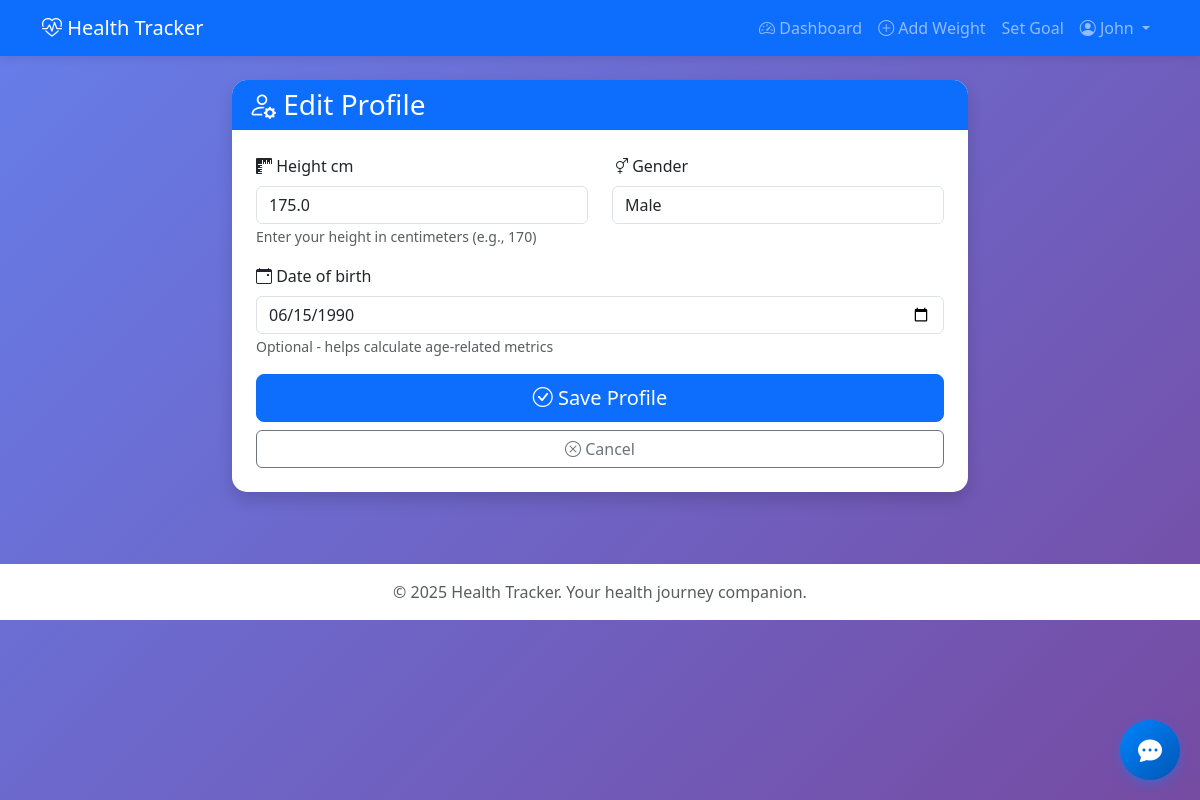
/accounts/profile/setup/ (signed in), run on the app's committed database.
### account/models.py (models this page shows, shortened)
class UserProfile(models.Model):
    GENDER_CHOICES = [
        ('M', 'Male'),
        ('F', 'Female'),
        ('O', 'Other'),
    ]
    user = models.OneToOneField(User, on_delete=models.CASCADE, related_name='profile')
    height_cm = models.FloatField(
        validators=[MinValueValidator(50), MaxValueValidator(300)],
        help_text="Height in centimeters"
    )
    date_of_birth = models.DateField(null=True, blank=True)
    gender = models.CharField(max_length=10, choices=GENDER_CHOICES, default='O')
    created_at = models.DateTimeField(auto_now_add=True)
    updated_at = models.DateTimeField(auto_now=True)
    class Meta:
        verbose_name = "User Profile"
        verbose_name_plural = "User Profiles"

### account/views.py (the view)
# urls.py: path('profile/setup/', views.profile_setup_view, name='profile_setup'),
@login_required
def profile_setup_view(request):
    try:
        profile = request.user.profile
        is_new = False
    except UserProfile.DoesNotExist:
        profile = None
        is_new = True
    if request.method == 'POST':
        form = UserProfileForm(request.POST, instance=profile)
        if form.is_valid():
            profile = form.save(commit=False)
            profile.user = request.user
            profile.save()
            messages.success(request, 'Profile updated successfully!')
            if is_new:
                messages.info(request, 'Now add your current weight to get started.')
                return redirect('accounts:add_weight')
            return redirect('accounts:dashboard')
    else:
        form = UserProfileForm(instance=profile)
    context = {
        'form': form,
        'is_new': is_new
    }
    return render(request, 'accounts/profile_setup.html', context)

### account/forms.py
class UserProfileForm(forms.ModelForm):
    class Meta:
        model = UserProfile
        fields = ['height_cm', 'date_of_birth', 'gender']
        widgets = {
            'date_of_birth': forms.DateInput(attrs={
                'type': 'date',
                'class': 'form-control'
            }),
            'height_cm': forms.NumberInput(attrs={
                'placeholder': 'e.g., 170',
                'class': 'form-control',
                'step': '0.1'
            }),
            'gender': forms.Select(attrs={'class': 'form-control'})
        }
    def __init__(self, *args, **kwargs):
        super().__init__(*args, **kwargs)
        self.fields['date_of_birth'].required = False

### templates/accounts/profile_setup.html (shortened to what this page needs)
{% extends 'base.html' %}
{% block content %}
<div class="row justify-content-center">
    <div class="col-md-8">
        <div class="card shadow">
            <div class="card-header bg-primary text-white">
                <h3 class="mb-0">
                    <i class="bi bi-person-gear"></i>
                    {% if is_new %}Setup Your Profile{% else %}Edit Profile{% endif %}
                </h3>
            </div>
            <div class="card-body p-4">
                <form method="post">
                    <div class="row">
                        <div class="col-md-6 mb-3">
                            <label for="{{ form.height_cm.id_for_label }}" class="form-label">
                                <i class="bi bi-rulers"></i> {{ form.height_cm.label }}
                            </label>
                            {{ form.height_cm }}
                            <small class="form-text text-muted">Enter your height in centimeters (e.g., 170)</small>
                        </div>
                        <div class="col-md-6 mb-3">
                            <label for="{{ form.gender.id_for_label }}" class="form-label">
                                <i class="bi bi-gender-ambiguous"></i> {{ form.gender.label }}
                            </label>
                            {{ form.gender }}
                        </div>
                    </div>
                    <div class="mb-3">
                        <label for="{{ form.date_of_birth.id_for_label }}" class="form-label">
                            <i class="bi bi-calendar-event"></i> {{ form.date_of_birth.label }}
                        </label>
                        {{ form.date_of_birth }}
                        <small class="form-text text-muted">Optional - helps calculate age-related metrics</small>
                    </div>
                    <div class="d-grid gap-2">
                        <button type="submit" class="btn btn-primary btn-lg">
                            <i class="bi bi-check-circle"></i> Save Profile
                        </button>
                        {% if not is_new %}
                        <a href="{% url 'accounts:dashboard' %}" class="btn btn-outline-secondary">
                            <i class="bi bi-x-circle"></i> Cancel
                        </a>
                        {% endif %}
                    </div>
                </form>
            </div>
        </div>
    </div>
</div>
{% endblock %}

### templates/base.html (shortened to what this page needs)
<!DOCTYPE html>
<html lang="en">
<head>
    {% load static %}
    <link href="https://cdn.jsdelivr.net/npm/bootstrap@5.3.0/dist/css/bootstrap.min.css" rel="stylesheet">
    <link rel="stylesheet" href="https://cdn.jsdelivr.net/npm/bootstrap-icons@1.10.0/font/bootstrap-icons.css">
</head>
<body>
    {% if user.is_authenticated %}
    <nav class="navbar navbar-expand-lg navbar-dark bg-primary sticky-top">
        <div class="container">
            <a class="navbar-brand" href="{% url 'accounts:dashboard' %}">
                <i class="bi bi-heart-pulse"></i> Health Tracker
            </a>
            <div class="collapse navbar-collapse" id="navbarNav">
                <ul class="navbar-nav ms-auto">
                    <li class="nav-item">
                        <a class="nav-link {% if request.resolver_match.url_name == 'dashboard' %}active{% endif %}" href="{% url 'accounts:dashboard' %}">
                            <i class="bi bi-speedometer2"></i> Dashboard
                        </a>
                    </li>
                    <li class="nav-item">
                        <a class="nav-link {% if request.resolver_match.url_name == 'add_weight' %}active{% endif %}" href="{% url 'accounts:add_weight' %}">
                            <i class="bi bi-plus-circle"></i> Add Weight
                        </a>
                    </li>
                    <li class="nav-item">
                        <a class="nav-link {% if request.resolver_match.url_name == 'set_goal' %}active{% endif %}" href="{% url 'accounts:set_goal' %}">
                             Set Goal
                        </a>
                    </li>
                    <li class="nav-item dropdown">
                        <a class="nav-link dropdown-toggle" href="#" id="userDropdown" role="button" data-bs-toggle="dropdown">
                            <i class="bi bi-person-circle"></i> {% if user.first_name %}{{ user.first_name }}{% else %}{{ user.username }}{% endif %}
                        </a>
                    </li>
                </ul>
            </div>
        </div>
    </nav>
    {% endif %}
    <main class="py-4">
        <div class="container">
            {% block content %}{% endblock %}
        </div>
    </main>
    <footer class="bg-white text-center text-muted py-3 mt-5">
        <div class="container">
            <p class="mb-0">&copy; 2025 Health Tracker. Your health journey companion.</p>
        </div>
    </footer>
    {% if user.is_authenticated %}
    <div class="chat-widget-container">
        <button class="chat-toggle-btn" id="chatToggleBtn" title="Chat with AI Assistant">
            <i class="bi bi-chat-dots-fill"></i>
        </button>
    </div>
    {% endif %}
</body>
</html>

### templates/base.html (style rules this page uses)
:root { --primary-color: #667eea; --secondary-color: #764ba2; --chat-primary: #0084ff; }
body { background: linear-gradient(135deg, #667eea 0%, #764ba2 100%); min-height: 100vh; padding-bottom: 20px; }
.navbar { box-shadow: 0 2px 10px rgba(0,0,0,0.1); }
.card { border: none; box-shadow: 0 5px 20px rgba(0,0,0,0.1); border-radius: 15px; overflow: hidden; }
.card-header { border: none; font-weight: 600; }
.chat-widget-container { position: fixed; bottom: 20px; right: 20px; z-index: 1000; }
.chat-toggle-btn { width: 60px; height: 60px; border-radius: 50%; background: linear-gradient(135deg, var(--chat-primary) 0%, #0056b3 100%); border: none; color: white; font-size: 24px; box-shadow: 0 4px 12px rgba(0,132,255,0.4); cursor: pointer; transition: all 0.3s; display: flex; align-items: center; justify-content: center; position: relative; }

### data on the page
UserProfile: height_cm "175.0", gender "Male", date_of_birth "06/15/1990"

### other printed values
{{ user.first_name }} "John"
